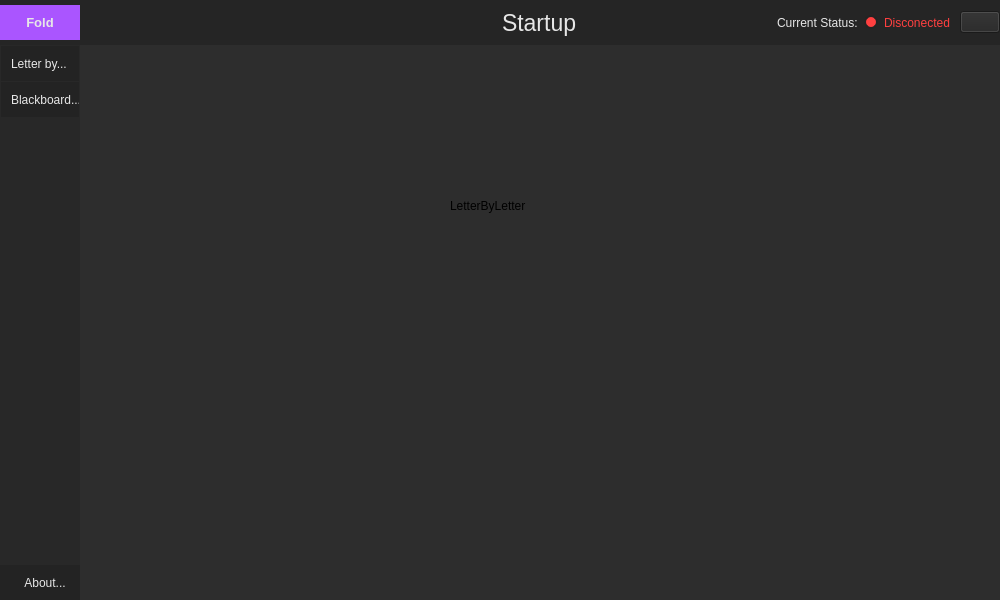
<?xml version="1.0" encoding="UTF-8"?>
<ui version="4.0">
 <class>MainWindow</class>
 <widget class="QMainWindow" name="MainWindow">
  <property name="geometry">
   <rect>
    <x>0</x>
    <y>0</y>
    <width>1000</width>
    <height>600</height>
   </rect>
  </property>
  <property name="minimumSize">
   <size>
    <width>1000</width>
    <height>600</height>
   </size>
  </property>
  <property name="windowTitle">
   <string>MainWindow</string>
  </property>
  <property name="styleSheet">
   <string notr="true">background-color: rgb(45, 45, 45);
</string>
  </property>
  <widget class="QWidget" name="centralwidget">
   <layout class="QVBoxLayout" name="verticalLayout">
    <property name="spacing">
     <number>0</number>
    </property>
    <property name="leftMargin">
     <number>0</number>
    </property>
    <property name="topMargin">
     <number>0</number>
    </property>
    <property name="rightMargin">
     <number>0</number>
    </property>
    <property name="bottomMargin">
     <number>0</number>
    </property>
    <item>
     <widget class="QFrame" name="TopBar">
      <property name="maximumSize">
       <size>
        <width>16777215</width>
        <height>45</height>
       </size>
      </property>
      <property name="styleSheet">
       <string notr="true">background-color: rgb(37, 37, 37);
border-bottom-color: rgb(20, 20, 20);
color: rgb(231, 231, 231);</string>
      </property>
      <property name="frameShape">
       <enum>QFrame::NoFrame</enum>
      </property>
      <property name="frameShadow">
       <enum>QFrame::Raised</enum>
      </property>
      <layout class="QHBoxLayout" name="horizontalLayout">
       <property name="spacing">
        <number>0</number>
       </property>
       <property name="leftMargin">
        <number>0</number>
       </property>
       <property name="topMargin">
        <number>0</number>
       </property>
       <property name="rightMargin">
        <number>0</number>
       </property>
       <property name="bottomMargin">
        <number>0</number>
       </property>
       <item>
        <widget class="QFrame" name="FrameToggle">
         <property name="maximumSize">
          <size>
           <width>80</width>
           <height>35</height>
          </size>
         </property>
         <property name="styleSheet">
          <string notr="true"> QPushButton {
	color: rgb(231, 231, 231);
    background-color:rgb(170, 85, 255);
	border: 0px solid;
 }
 QPushButton:hover {
    background-color: rgb(190, 105, 255);
 }
 QPushButton:pressed{
    background-color:rgb(210, 135, 255) ; 
 }</string>
         </property>
         <property name="frameShape">
          <enum>QFrame::NoFrame</enum>
         </property>
         <property name="frameShadow">
          <enum>QFrame::Raised</enum>
         </property>
         <layout class="QVBoxLayout" name="verticalLayout_2">
          <property name="spacing">
           <number>0</number>
          </property>
          <property name="leftMargin">
           <number>0</number>
          </property>
          <property name="topMargin">
           <number>0</number>
          </property>
          <property name="rightMargin">
           <number>0</number>
          </property>
          <property name="bottomMargin">
           <number>0</number>
          </property>
          <item>
           <widget class="QPushButton" name="ButtonToggle">
            <property name="sizePolicy">
             <sizepolicy hsizetype="Expanding" vsizetype="Expanding">
              <horstretch>0</horstretch>
              <verstretch>0</verstretch>
             </sizepolicy>
            </property>
            <property name="font">
             <font>
              <pointsize>10</pointsize>
              <bold>true</bold>
             </font>
            </property>
            <property name="cursor">
             <cursorShape>PointingHandCursor</cursorShape>
            </property>
            <property name="styleSheet">
             <string notr="true"/>
            </property>
            <property name="text">
             <string>Fold</string>
            </property>
            <property name="icon">
             <iconset>
              <normaloff>../DeepPen/icons/deployArrow.png</normaloff>../DeepPen/icons/deployArrow.png</iconset>
            </property>
           </widget>
          </item>
         </layout>
        </widget>
       </item>
       <item alignment="Qt::AlignLeft">
        <widget class="QLabel" name="_">
         <property name="text">
          <string/>
         </property>
        </widget>
       </item>
       <item alignment="Qt::AlignHCenter">
        <widget class="QLabel" name="SectionTitle">
         <property name="font">
          <font>
           <pointsize>17</pointsize>
           <bold>false</bold>
          </font>
         </property>
         <property name="text">
          <string>Startup</string>
         </property>
        </widget>
       </item>
       <item alignment="Qt::AlignRight">
        <widget class="QFrame" name="frame">
         <property name="styleSheet">
          <string notr="true"> QPushButton {
	color: rgb(231, 231, 231);
    background-color:rgb(25, 25, 25);
	border: 2px solid;
	border-color:rgb(55, 89, 55);
 }
 QPushButton:hover {
    background-color: rgb(45, 45, 45);
 }
 QPushButton:pressed{
    background-color:rgb(90, 90, 90) ;
 }

 border-width:1px;
 border-radius:17.2px;</string>
         </property>
         <layout class="QHBoxLayout" name="horizontalLayout_4">
          <property name="spacing">
           <number>0</number>
          </property>
          <property name="leftMargin">
           <number>0</number>
          </property>
          <property name="topMargin">
           <number>0</number>
          </property>
          <property name="rightMargin">
           <number>0</number>
          </property>
          <property name="bottomMargin">
           <number>0</number>
          </property>
          <item>
           <widget class="QFrame" name="FrameTop">
            <property name="frameShape">
             <enum>QFrame::NoFrame</enum>
            </property>
            <property name="frameShadow">
             <enum>QFrame::Raised</enum>
            </property>
            <layout class="QHBoxLayout" name="horizontalLayout_3">
             <item>
              <widget class="QLabel" name="label">
               <property name="font">
                <font/>
               </property>
               <property name="text">
                <string>Current Status:</string>
               </property>
              </widget>
             </item>
             <item>
              <widget class="QRadioButton" name="ConectedStatusRB">
               <property name="font">
                <font/>
               </property>
               <property name="styleSheet">
                <string notr="true">QRadioButton:checked {
    color: rgb(0, 255, 127);
}
QRadioButton:unchecked {
    color: rgb(255, 64, 64);
}

QRadioButton::indicator {
    width: 10px;
    height: 10px;
    border-radius: 7px;
}

QRadioButton::indicator:checked {
    background-color: rgb(0, 255, 127);
    border: 2px solid  rgb(35, 35, 35);
}

QRadioButton::indicator:unchecked {
    background-color: rgb(255, 64, 64);
    border: 2px solid  rgb(35, 35, 35);
}</string>
               </property>
               <property name="text">
                <string>Disconected</string>
               </property>
               <property name="checkable">
                <bool>false</bool>
               </property>
               <property name="checked">
                <bool>false</bool>
               </property>
               <property name="autoRepeat">
                <bool>false</bool>
               </property>
               <property name="autoExclusive">
                <bool>false</bool>
               </property>
              </widget>
             </item>
            </layout>
           </widget>
          </item>
          <item>
           <widget class="QPushButton" name="ButtonSync">
            <property name="font">
             <font/>
            </property>
            <property name="cursor">
             <cursorShape>PointingHandCursor</cursorShape>
            </property>
            <property name="styleSheet">
             <string notr="true"/>
            </property>
            <property name="text">
             <string/>
            </property>
            <property name="icon">
             <iconset>
              <normaloff>../DeepPen/icons/sync.png</normaloff>../DeepPen/icons/sync.png</iconset>
            </property>
            <property name="iconSize">
             <size>
              <width>32</width>
              <height>32</height>
             </size>
            </property>
           </widget>
          </item>
         </layout>
        </widget>
       </item>
      </layout>
     </widget>
    </item>
    <item>
     <widget class="QFrame" name="Content">
      <property name="frameShape">
       <enum>QFrame::NoFrame</enum>
      </property>
      <property name="frameShadow">
       <enum>QFrame::Raised</enum>
      </property>
      <layout class="QHBoxLayout" name="horizontalLayout_2">
       <property name="spacing">
        <number>0</number>
       </property>
       <property name="leftMargin">
        <number>0</number>
       </property>
       <property name="topMargin">
        <number>0</number>
       </property>
       <property name="rightMargin">
        <number>0</number>
       </property>
       <property name="bottomMargin">
        <number>0</number>
       </property>
       <item>
        <widget class="QFrame" name="FrameSidebar">
         <property name="minimumSize">
          <size>
           <width>80</width>
           <height>0</height>
          </size>
         </property>
         <property name="maximumSize">
          <size>
           <width>70</width>
           <height>16777215</height>
          </size>
         </property>
         <property name="styleSheet">
          <string notr="true">background-color: rgb(40, 40, 40);
border-right-color: rgb(20, 20, 20);
</string>
         </property>
         <property name="frameShape">
          <enum>QFrame::NoFrame</enum>
         </property>
         <property name="frameShadow">
          <enum>QFrame::Raised</enum>
         </property>
         <layout class="QVBoxLayout" name="verticalLayout_3">
          <property name="spacing">
           <number>0</number>
          </property>
          <property name="leftMargin">
           <number>0</number>
          </property>
          <property name="topMargin">
           <number>0</number>
          </property>
          <property name="rightMargin">
           <number>0</number>
          </property>
          <property name="bottomMargin">
           <number>0</number>
          </property>
          <item alignment="Qt::AlignTop">
           <widget class="QFrame" name="FrameTopSidebar">
            <property name="cursor">
             <cursorShape>ArrowCursor</cursorShape>
            </property>
            <property name="styleSheet">
             <string notr="true"> QPushButton {
	color: rgb(231, 231, 231);
    background-color:rgb(35, 35, 35);
	border: 0px solid;
	text-align: left;
	padding-left: 10px;
 }
 QPushButton:hover {
    background-color: rgb(45, 45, 45);
 }
 QPushButton:pressed{
    background-color:rgb(90, 90, 90) ;
 }</string>
            </property>
            <property name="frameShape">
             <enum>QFrame::NoFrame</enum>
            </property>
            <property name="frameShadow">
             <enum>QFrame::Raised</enum>
            </property>
            <layout class="QVBoxLayout" name="verticalLayout_4">
             <property name="spacing">
              <number>1</number>
             </property>
             <property name="leftMargin">
              <number>1</number>
             </property>
             <property name="topMargin">
              <number>1</number>
             </property>
             <property name="rightMargin">
              <number>1</number>
             </property>
             <property name="bottomMargin">
              <number>1</number>
             </property>
             <item>
              <widget class="QPushButton" name="ButtonReadMode">
               <property name="minimumSize">
                <size>
                 <width>0</width>
                 <height>35</height>
                </size>
               </property>
               <property name="font">
                <font/>
               </property>
               <property name="cursor">
                <cursorShape>PointingHandCursor</cursorShape>
               </property>
               <property name="layoutDirection">
                <enum>Qt::LeftToRight</enum>
               </property>
               <property name="styleSheet">
                <string notr="true"/>
               </property>
               <property name="text">
                <string>Letter by...    </string>
               </property>
               <property name="icon">
                <iconset>
                 <normaloff>../DeepPen/icons/letter_shifted.png</normaloff>../DeepPen/icons/letter_shifted.png</iconset>
               </property>
               <property name="iconSize">
                <size>
                 <width>35</width>
                 <height>35</height>
                </size>
               </property>
               <property name="flat">
                <bool>false</bool>
               </property>
              </widget>
             </item>
             <item alignment="Qt::AlignTop">
              <widget class="QPushButton" name="ButtonBlackboard">
               <property name="minimumSize">
                <size>
                 <width>0</width>
                 <height>35</height>
                </size>
               </property>
               <property name="font">
                <font>
                 <italic>false</italic>
                 <bold>false</bold>
                 <strikeout>false</strikeout>
                </font>
               </property>
               <property name="cursor">
                <cursorShape>PointingHandCursor</cursorShape>
               </property>
               <property name="styleSheet">
                <string notr="true"/>
               </property>
               <property name="text">
                <string>Blackboard...</string>
               </property>
               <property name="iconSize">
                <size>
                 <width>35</width>
                 <height>35</height>
                </size>
               </property>
              </widget>
             </item>
            </layout>
           </widget>
          </item>
          <item>
           <widget class="QPushButton" name="ButtonAboutDev">
            <property name="minimumSize">
             <size>
              <width>0</width>
              <height>35</height>
             </size>
            </property>
            <property name="maximumSize">
             <size>
              <width>16777215</width>
              <height>16777215</height>
             </size>
            </property>
            <property name="font">
             <font/>
            </property>
            <property name="cursor">
             <cursorShape>PointingHandCursor</cursorShape>
            </property>
            <property name="styleSheet">
             <string notr="true"> QPushButton {
	color: rgb(231, 231, 231);
    background-color:rgb(35, 35, 35);
	border: 0px solid;
	padding-left: 10px;
 }
 QPushButton:hover {
    background-color: rgb(45, 45, 45);
 }
 QPushButton:pressed{
    background-color:rgb(90, 90, 90) ;
 }</string>
            </property>
            <property name="text">
             <string>About...</string>
            </property>
            <property name="iconSize">
             <size>
              <width>20</width>
              <height>20</height>
             </size>
            </property>
           </widget>
          </item>
         </layout>
        </widget>
       </item>
       <item>
        <widget class="QFrame" name="FramePages">
         <property name="frameShape">
          <enum>QFrame::NoFrame</enum>
         </property>
         <property name="frameShadow">
          <enum>QFrame::Raised</enum>
         </property>
         <layout class="QVBoxLayout" name="verticalLayout_5">
          <property name="spacing">
           <number>0</number>
          </property>
          <property name="leftMargin">
           <number>0</number>
          </property>
          <property name="topMargin">
           <number>0</number>
          </property>
          <property name="rightMargin">
           <number>0</number>
          </property>
          <property name="bottomMargin">
           <number>0</number>
          </property>
          <item>
           <widget class="QStackedWidget" name="stackedWidget">
            <property name="currentIndex">
             <number>1</number>
            </property>
            <widget class="QWidget" name="StartupPage">
             <property name="font">
              <font>
               <bold>false</bold>
              </font>
             </property>
             <layout class="QGridLayout" name="gridLayout">
              <item row="0" column="0">
               <layout class="QHBoxLayout" name="horizontalLayout_5">
                <item>
                 <spacer name="horizontalSpacer">
                  <property name="orientation">
                   <enum>Qt::Horizontal</enum>
                  </property>
                  <property name="sizeHint" stdset="0">
                   <size>
                    <width>40</width>
                    <height>20</height>
                   </size>
                  </property>
                 </spacer>
                </item>
                <item>
                 <layout class="QVBoxLayout" name="verticalLayout_6">
                  <property name="spacing">
                   <number>5</number>
                  </property>
                  <item>
                   <layout class="QHBoxLayout" name="horizontalLayout_7">
                    <item>
                     <widget class="QLabel" name="StartupTitle">
                      <property name="enabled">
                       <bool>true</bool>
                      </property>
                      <property name="sizePolicy">
                       <sizepolicy hsizetype="Fixed" vsizetype="Fixed">
                        <horstretch>0</horstretch>
                        <verstretch>0</verstretch>
                       </sizepolicy>
                      </property>
                      <property name="font">
                       <font>
                        <pointsize>20</pointsize>
                        <italic>true</italic>
                        <bold>true</bold>
                       </font>
                      </property>
                      <property name="layoutDirection">
                       <enum>Qt::LeftToRight</enum>
                      </property>
                      <property name="styleSheet">
                       <string notr="true">color: rgb(231, 231, 231);
outline:2px black;</string>
                      </property>
                      <property name="text">
                       <string>DeepPen Software</string>
                      </property>
                      <property name="scaledContents">
                       <bool>false</bool>
                      </property>
                      <property name="alignment">
                       <set>Qt::AlignCenter</set>
                      </property>
                      <property name="wordWrap">
                       <bool>false</bool>
                      </property>
                     </widget>
                    </item>
                   </layout>
                  </item>
                  <item>
                   <layout class="QHBoxLayout" name="horizontalLayout_6">
                    <item>
                     <widget class="QLabel" name="StartupImage">
                      <property name="minimumSize">
                       <size>
                        <width>270</width>
                        <height>395</height>
                       </size>
                      </property>
                      <property name="text">
                       <string/>
                      </property>
                     </widget>
                    </item>
                    <item alignment="Qt::AlignHCenter|Qt::AlignTop">
                     <widget class="QLabel" name="ProjectDescription">
                      <property name="sizePolicy">
                       <sizepolicy hsizetype="Fixed" vsizetype="Fixed">
                        <horstretch>0</horstretch>
                        <verstretch>0</verstretch>
                       </sizepolicy>
                      </property>
                      <property name="font">
                       <font/>
                      </property>
                      <property name="styleSheet">
                       <string notr="true">color: rgb(230, 230, 230);</string>
                      </property>
                      <property name="text">
                       <string>&lt;html&gt;&lt;head/&gt;&lt;body&gt;&lt;p align=&quot;justify&quot;&gt;&lt;br/&gt;&lt;/p&gt;&lt;p align=&quot;justify&quot;&gt;According to the function the text is supposed to&lt;/p&gt;&lt;p align=&quot;justify&quot;&gt;be started from the bottom left but it starts too low and&lt;/p&gt;&lt;p align=&quot;justify&quot;&gt;left. I know I can find a point by trial error so it doesn’t gets&lt;/p&gt;&lt;p align=&quot;justify&quot;&gt;cut off- you can -20 to the height and it will be fine enough&lt;/p&gt;&lt;p align=&quot;justify&quot;&gt;for this one. But it will only fix this specific text! It wont be&lt;/p&gt;&lt;p align=&quot;justify&quot;&gt;the same for any label with a different size or text or font.&lt;/p&gt;&lt;/body&gt;&lt;/html&gt;</string>
                      </property>
                      <property name="alignment">
                       <set>Qt::AlignJustify|Qt::AlignVCenter</set>
                      </property>
                      <property name="margin">
                       <number>10</number>
                      </property>
                     </widget>
                    </item>
                   </layout>
                  </item>
                  <item alignment="Qt::AlignHCenter|Qt::AlignVCenter">
                   <widget class="QLabel" name="DevName">
                    <property name="font">
                     <font>
                      <pointsize>10</pointsize>
                      <italic>true</italic>
                     </font>
                    </property>
                    <property name="styleSheet">
                     <string notr="true">color: rgb(231, 231, 231);</string>
                    </property>
                    <property name="text">
                     <string>By Antonio Priego Raya</string>
                    </property>
                   </widget>
                  </item>
                 </layout>
                </item>
                <item>
                 <spacer name="horizontalSpacer_2">
                  <property name="orientation">
                   <enum>Qt::Horizontal</enum>
                  </property>
                  <property name="sizeHint" stdset="0">
                   <size>
                    <width>40</width>
                    <height>20</height>
                   </size>
                  </property>
                 </spacer>
                </item>
               </layout>
              </item>
             </layout>
            </widget>
            <widget class="QWidget" name="LetterByLetterPage">
             <widget class="QLabel" name="label_2">
              <property name="geometry">
               <rect>
                <x>370</x>
                <y>110</y>
                <width>141</width>
                <height>101</height>
               </rect>
              </property>
              <property name="text">
               <string>LetterByLetter</string>
              </property>
             </widget>
            </widget>
            <widget class="QWidget" name="BlackboardPage">
             <widget class="QLabel" name="label_3">
              <property name="geometry">
               <rect>
                <x>400</x>
                <y>40</y>
                <width>101</width>
                <height>41</height>
               </rect>
              </property>
              <property name="text">
               <string>Blackboard</string>
              </property>
             </widget>
            </widget>
            <widget class="QWidget" name="AboutDevPage">
             <widget class="QLabel" name="label_4">
              <property name="geometry">
               <rect>
                <x>340</x>
                <y>30</y>
                <width>121</width>
                <height>16</height>
               </rect>
              </property>
              <property name="text">
               <string>AboutDev</string>
              </property>
             </widget>
            </widget>
           </widget>
          </item>
         </layout>
        </widget>
       </item>
      </layout>
     </widget>
    </item>
   </layout>
  </widget>
 </widget>
 <resources/>
 <connections/>
</ui>
